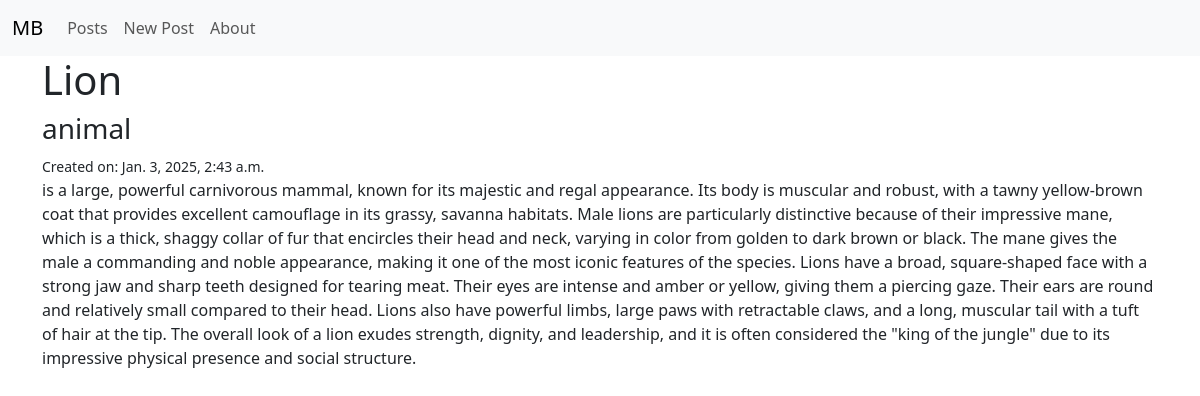
Page /posts/2/ on the committed database.
### posts/models.py (models this page shows, shortened)
class Post(models.Model):                                    #inheritance
    title = models.CharField(max_length=128)                 #composition
    subtitle = models.CharField(max_length=256)              #composition
    body = models.TextField()                                #composition
    created_on = models.DateTimeField(auto_now_add=True)     #composition

### posts/views.py (the view)
# urls.py: path("<int:pk>/", views.PostDetailView.as_view(), name="detail"),
class PostDetailView(DetailView):
    template_name = "posts/detail.html"
    model = Post

### templates/posts/detail.html (shortened to what this page needs)
{% extends 'base.html' %}
{% block content %}
<h1>{{ post.title }}</h1>
<h3>{{ post.subtitle }}</h3>
<small>Created on: {{ post.created_on }}</small>
<p>{{ post.body}}</p>
  {% endblock content %}

### rows in the picture
Post: title "Lion", subtitle "animal", created_on "Jan. 3, 2025, 2:43 a.m.", body "is a large, powerful carnivorous mammal, known for its majestic and regal appearance. Its body is muscular and robust, with a tawny yellow-brown coat that provides excellent camouflage in its grassy, savanna habitats. Male lions are particularly distinctive because of their impressive mane, which is a thick, shaggy collar of fur that encircles their head and neck, varying in color from golden to dark brown or black. The mane gives the male a commanding and noble appearance, making it one of the most iconic features of the species. Lions have a broad, square-shaped face with a strong jaw and sharp teeth designed for tearing meat. Their eyes are intense and amber or yellow, giving them a…"
